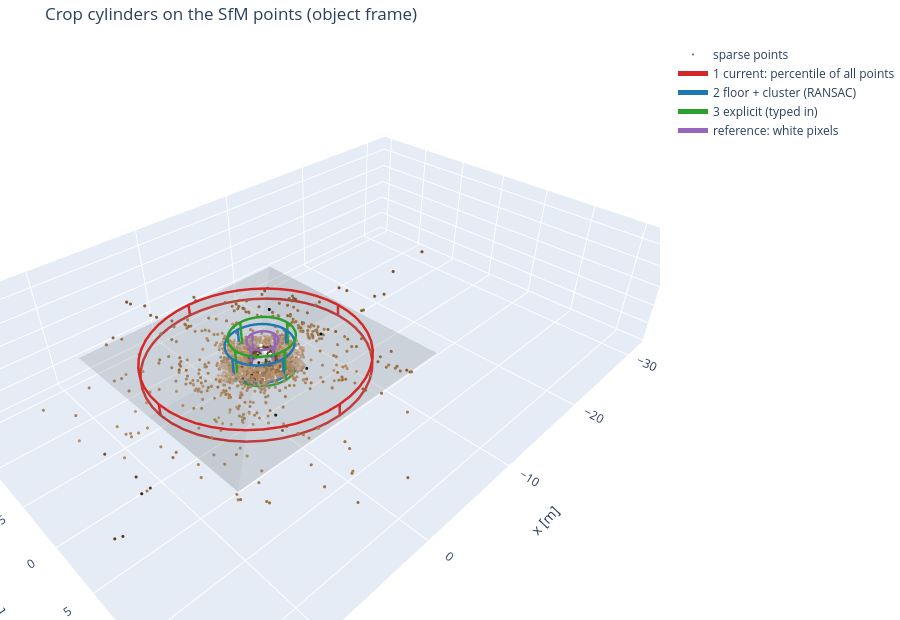

Notebook code cell kept with this figure:
### Markdown cell above
### The crops in 3D
Sparse points, the three cylinders and the RANSAC floor. The white-pixel reference is drawn as the small cylinder. Drag to rotate; click legend entries to hide a cylinder.

### Code cell
from hurobo.utils.viewer import crop_figure

bowl = CropCylinder(
    reference.radius,
    reference.centre[2] - reference.radius,
    reference.centre[2] + reference.radius,
    reference.centre[:2],
)
crop_figure(
    sfm_obj.points_world,
    sfm_obj.colors,
    {**methods, "reference: white pixels": bowl},
    floor=estimate.floor,
    title="Crop cylinders on the SfM points (object frame)",
).show()
